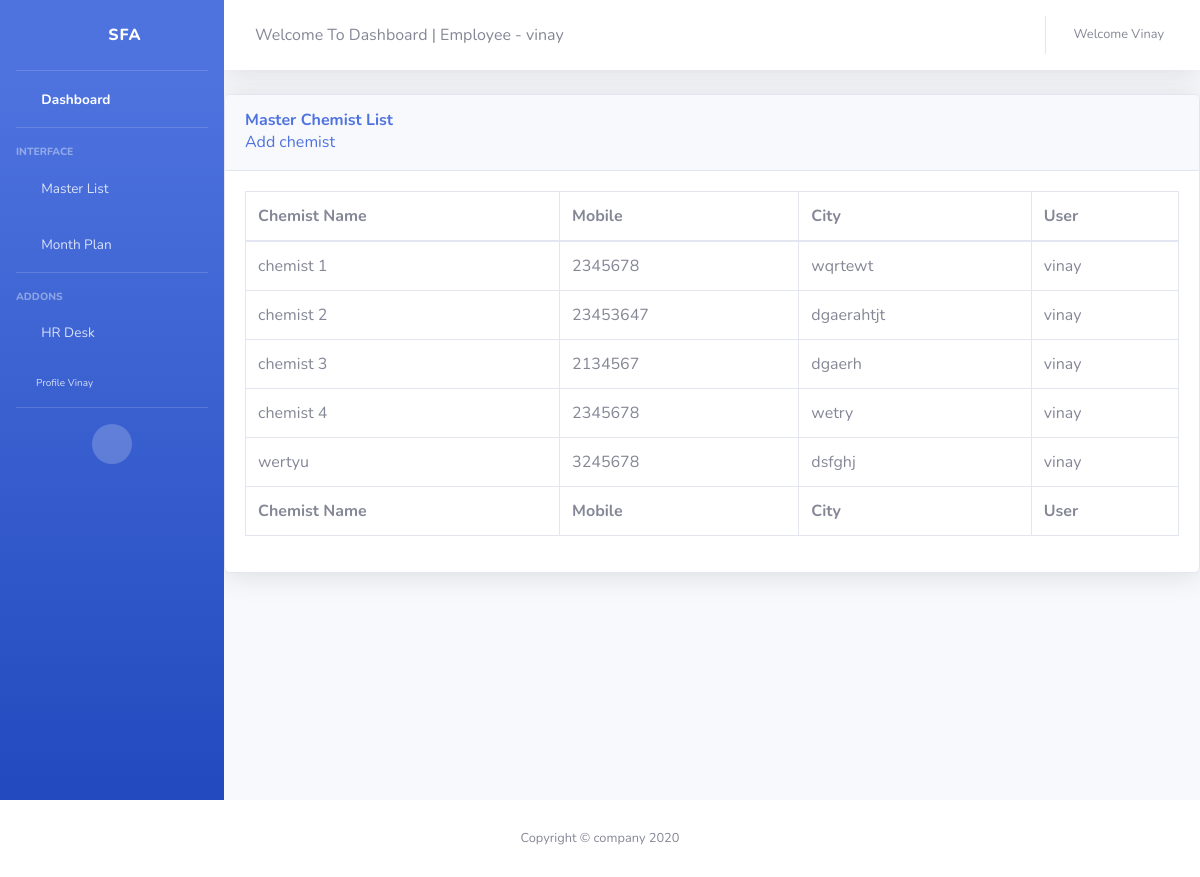
/report/chemistlist/ (signed in), run on the app's committed database.
### accounts/models.py (models this page shows)
class User(AbstractUser):
	is_se = models.BooleanField(default = False)
	is_abm = models.BooleanField(default = False)
	is_rbm = models.BooleanField(default = False)
	is_zbm = models.BooleanField(default = False)
	is_admin = models.BooleanField(default = False)
	username = models.CharField(max_length = 15,unique=True)
	first_name = models.CharField(max_length = 15)
	last_name = models.CharField(max_length = 15)
	email = models.EmailField()
	mobile_number = models.CharField(max_length = 15 ,null = True , blank = True)

### report/models.py (models this page shows, shortened)
class ChemistMasterList(models.Model):
	is_approved = models.BooleanField(default = False)
	is_rejected = models.BooleanField(default = False)
	chemist_name 		= models.CharField(max_length = 100)
	city 			= models.CharField(max_length = 100)
	mobile = models.CharField(max_length = 10)
	user 			= models.ForeignKey(User, on_delete= models.CASCADE)

### report/views.py (the view)
# urls.py: path('chemistlist/', views.AllChemistList , name = 'chemistlist' ),
def AllChemistList(request):
	chemistlist = ChemistMasterList.objects.filter( user = request.user)
	return render(request,"../templates/report/allchemistlist.html",{"chemistlist":chemistlist})

### report/templates/report/allchemistlist.html (shortened to what this page needs)
{% extends 'report/main3.html'%}
{% load crispy_forms_tags %}
{% block content %}
          <div class="card shadow mb-4">
            <div class="card-header py-3">
              <h6 class="m-0 font-weight-bold text-primary">Master Chemist List </h6>
              <a href="{% url 'masterchemlist' %}"> Add chemist</a>
            </div>
            <div class="card-body">
              <div class="table-responsive">
                <table class="table table-bordered" id="dataTable" width="100%" cellspacing="0">
                  <thead>
                    <tr>
                      <th>Chemist Name</th>
                      <th>Mobile</th>
                      <th>City</th>
                      <th>User</th>
                    </tr>
                  </thead>
                  <tfoot>
                    <tr>
                         <th>Chemist Name</th>
                      <th>Mobile</th>
                      <th>City</th>
                      <th>User</th>
                    </tr>
                  </tfoot>
                  <tbody>
                      {% for chemist in chemistlist %}
                          <tr>
                           <td> {{ chemist.chemist_name }}</td>
                          <td> {{ chemist.mobile }}</td>
                          <td> {{ chemist.city }}</td>
                          <td> {{ chemist.user }}</td>
                          </tr>
                        {% endfor %}
                  </tbody>
                </table>
              </div>
            </div>
          </div>
        </div>
</div>
{% endblock content %}

### report/templates/report/main3.html (shortened to what this page needs)
{% load static %}
<!DOCTYPE html>
<html lang="en">
<head>
  <link href="{% static 'report/vendor/fontawesome-free/css/all.min.css' %} " rel="stylesheet" type="text/css">
  <link href="{% static 'report/css/sb-admin-2.min.css' %}" rel="stylesheet">
</head>
<body id="page-top">
  <div id="wrapper">
    <ul class="navbar-nav bg-gradient-primary sidebar sidebar-dark accordion" id="accordionSidebar">
      <a class="sidebar-brand d-flex align-items-center justify-content-center" href="{% url 'report-home'%}">
        <div class="sidebar-brand-icon rotate-n-15">
          <i class="fas fa-laugh-wink"></i>
        </div>
        <div class="sidebar-brand-text mx-3">SFA  <sup></sup></div>
      </a>
      <hr class="sidebar-divider my-0">
      <li class="nav-item active">
        <a class="nav-link" href="{% url 'report-home'%}">
          <i class="fas fa-fw fa-tachometer-alt"></i>
          <span>Dashboard</span></a>
      </li>
      <hr class="sidebar-divider">
      <div class="sidebar-heading">
        Interface
      </div>
      <li class="nav-item">
        <a class="nav-link collapsed" href="#" data-toggle="collapse" data-target="#collapseTwo" aria-expanded="true" aria-controls="collapseTwo">
          <i class="fas fa-fw fa-cog"></i>
          <span>Master List</span>
        </a>
      </li>
      <li class="nav-item">
        <a class="nav-link collapsed" href="#" data-toggle="collapse" data-target="#collapseUtilities" aria-expanded="true" aria-controls="collapseUtilities">
          <i class="fas fa-fw fa-wrench"></i>
          <span>Month Plan</span>
        </a>
      </li>
      <hr class="sidebar-divider">
      <div class="sidebar-heading">
        Addons
      </div>
      <li class="nav-item">
        <a class="nav-link" href="{% url 'direct-hr'%}">
          <i class="fas fa-fw fa-chart-area"></i>
          <span>HR Desk</span></a>
      </li>
 {% if user.is_authenticated %}
              {% if user.is_se %}
                        <li class="nav-item">
                            <a class="nav-link" href="{% url 'se_profile' %}">
                              <i class="fas fa-fw fa-chart-area"></i>
                              <span>SE {{user.username}}</span></a>
                          </li>
              {% elif user.is_abm %}
                        <li class="nav-item">
                            <a class="nav-link" href="{% url 'abm_profile' %}">
                              <i class="fas fa-fw fa-chart-area"></i>
                              <span>ABM {{user.username}}</span></a>
                          </li>
              {% elif user.is_zbm %}
                          <li class="nav-item">
                            <a class="nav-link" href="{% url 'zbm_profile' %}">
                              <i class="fas fa-fw fa-chart-area"></i>
                              <span>ZBM {{user.username}}</span></a>
                          </li>
              {% elif user.is_rbm %}
                    <li class="nav-item">
                            <a class="nav-link" href="{% url 'rbm_profile' %}">
                              <i class="fas fa-fw fa-chart-area"></i>
                              <span>RBM {{user.username}}</span></a>
                          </li>
              {% else %}
              <li class="nav-item" style="padding-left: 20px;">
                  <a class="nav-link" href="#" style="font-size: 10px; text-transform :capitalize;">Profile {{ user.username }}</a>
                </li>
              {% endif %}
  {% endif %}
      <hr class="sidebar-divider d-none d-md-block">
      <div class="text-center d-none d-md-inline">
        <button class="rounded-circle border-0" id="sidebarToggle"></button>
      </div>
    </ul>
    <div id="content-wrapper" class="d-flex flex-column">
      <div id="content">
        <nav class="navbar navbar-expand navbar-light bg-white topbar mb-4 static-top shadow">
          <form class="d-none d-sm-inline-block form-inline mr-auto ml-md-3 my-2 my-md-0 mw-100 navbar-search">
            <div class="input-group">
              <div class="input-group-append">
                Welcome To Dashboard | Employee  -  {{user.username}}
              </div>
            </div>
          </form>
          <ul class="navbar-nav ml-auto">
            <li class="nav-item dropdown no-arrow mx-1">
              <a class="nav-link dropdown-toggle" href="https://www.gmail.com" id="messagesDropdown" role="button" data-toggle="dropdown" aria-haspopup="true" aria-expanded="false">
                <i class="fas fa-envelope fa-fw"></i>
              </a>
            </li>
            <li class="nav-item dropdown no-arrow">
              <a class="nav-link dropdown-toggle" href="#" id="userDropdown" role="button" data-toggle="dropdown" aria-haspopup="true" aria-expanded="false">
                <span class="mr-2 d-none d-lg-inline text-gray-600 small" style="text-transform: capitalize;">Welcome {{user.username}}</span>
              </a>
            </li>
          </ul>
        </nav>
          {%  block content %}
      </div>
      <footer class="sticky-footer bg-white">
        <div class="container my-auto">
          <div class="copyright text-center my-auto">
            <span>Copyright &copy; company 2020</span>
          </div>
        </div>
      </footer>
</body>
</html>

### data on the page
User: username "Vinay", username "vinay"
ChemistMasterList: chemist_name "chemist 1", mobile "2345678", city "wqrtewt", user "vinay"
ChemistMasterList: chemist_name "chemist 2", mobile "23453647", city "dgaerahtjt", user "vinay"
ChemistMasterList: chemist_name "chemist 3", mobile "2134567", city "dgaerh", user "vinay"
ChemistMasterList: chemist_name "chemist 4", mobile "2345678", city "wetry", user "vinay"
ChemistMasterList: chemist_name "wertyu", mobile "3245678", city "dsfghj", user "vinay"
